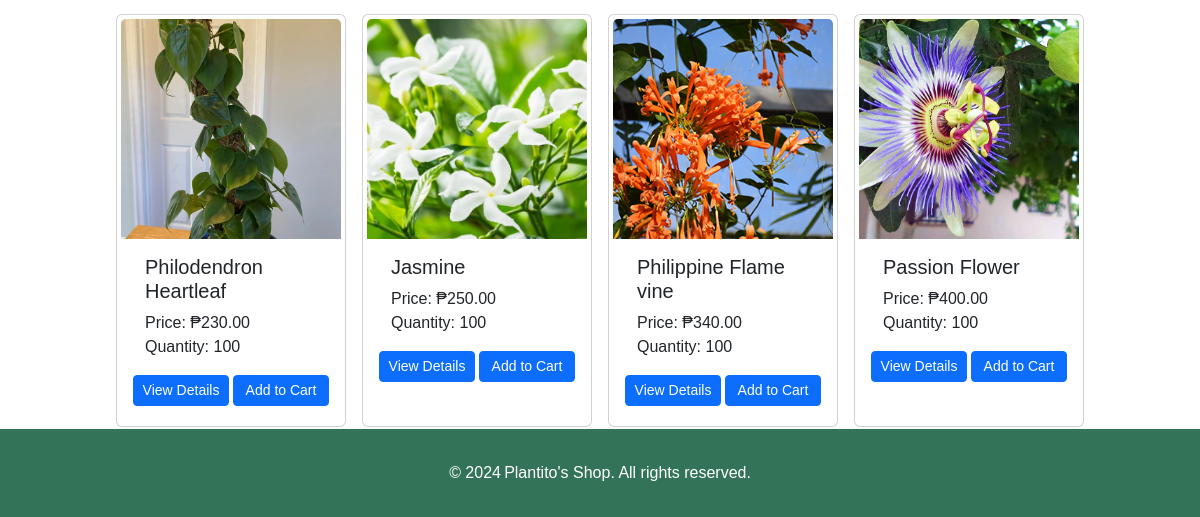
Before: / (lower part) with the older database file.
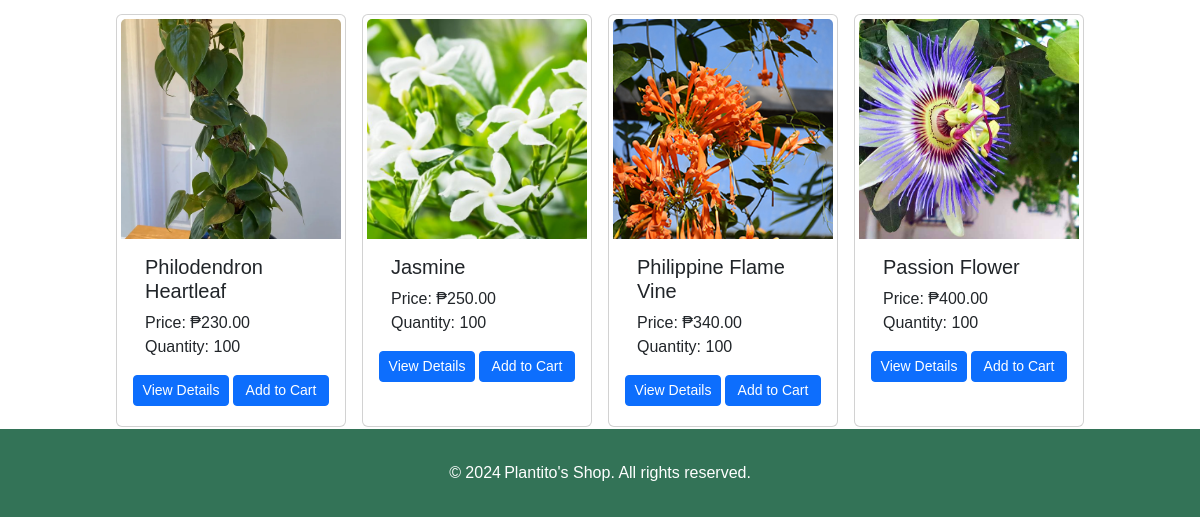
After: the same page with the newer database file.
### tables this page shows
CREATE TABLE image(
    img_id INT NOT NULL AUTO_INCREMENT,
    prod_id INT NOT NULL,
    img_path varchar(128) NOT NULL,
    PRIMARY KEY (img_id, prod_id),
    CONSTRAINT image_prod_id_fk FOREIGN KEY (prod_id) REFERENCES product(prod_id) ON DELETE CASCADE
);

CREATE TABLE stock (
    prod_id INT NOT NULL PRIMARY KEY,
    quantity INT,
    CONSTRAINT stock_prod_id_fk FOREIGN KEY (prod_id) REFERENCES product(prod_id) ON DELETE CASCADE
);

CREATE TABLE product(
    prod_id INT NOT NULL PRIMARY KEY AUTO_INCREMENT,
    description varchar(200) NOT NULL,
    price decimal(7,2),
    cat_id INT
);

### index.php (the view, shortened to what this page needs)
<?php
    include('includes/config.php');
    $sql = "SELECT p.prod_id, p.description, p.price, s.quantity FROM product p INNER JOIN stock s ON p.prod_id = s.prod_id INNER JOIN category c ON p.cat_id = c.cat_id";
    $result = mysqli_query($conn, $sql);
?>
<!DOCTYPE html>
<html lang="en">
<head>
    <link href="https://cdn.jsdelivr.net/npm/bootstrap@5.3.3/dist/css/bootstrap.min.css" rel="stylesheet">
</head>
<body>
    <div class="container d-flex flex-wrap justify-content-center gap-3">
        <?php
            while($row = mysqli_fetch_array($result)){
                echo "<div class=\"card p-1\" style=\"width: 230px;\">";
                $sql = "SELECT img_path FROM image WHERE prod_id = {$row['prod_id']}";
                $result2 = mysqli_query($conn, $sql);
                while($row2 = mysqli_fetch_array($result2)){
                    echo "<img src=\"../plantitoshop/product/{$row2['img_path']}\" class=\"card-img-top\" style=\"width: 220px; height: 220px; object-fit: cover;\">";
                    break;
                }
                echo "<div class=\"card-body mx-2\">
                            <h5 class=\"card-title\">{$row['description']}</h5>
                            <p class=\"card-text\">Price: &#x20B1;{$row['price']}<br>Quantity: {$row['quantity']}</p>
                            <form action=\"\" class=\"row gap-1\">
                                <input type=\"hidden\" name=\"prod_id\" value=\"{$row['prod_id']}\" />
                                <button class=\"col btn btn-primary btn-sm\" name=\"view\">View Details</button>
                                <button class=\"col btn btn-primary btn-sm\" name=\"add_cart\">Add to Cart</button>
                            </form>
                        </div>
                    </div>";
            }
        ?>
    </div>
</body>
</html>
<?php
    include('includes/footer.php');
?>

### includes/footer.php
<footer>
    <div class="footer">&copy;
        <?php
            $date = date('Y');
            echo "{$date}";
        ?>
    <span> Plantito's Shop. All rights reserved.</span></div>
</footer>

Changed rows visible on the page:
changed through a linked row, stock: prod_id.description "Philippine Flame vine" → "Philippine Flame Vine"
